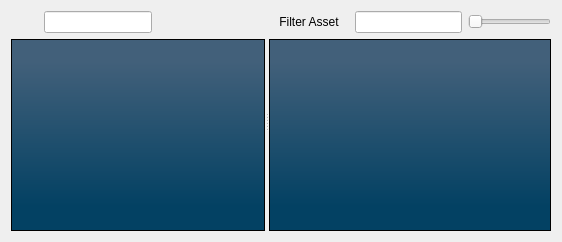
      <widget class="QWidget" name="tab_2">
       <attribute name="title">
        <string>Asset Browser</string>
       </attribute>
       <layout class="QVBoxLayout" name="verticalLayout_4">
        <item>
         <widget class="QSplitter" name="splitter">
          <property name="orientation">
           <enum>Qt::Horizontal</enum>
          </property>
          <widget class="QWidget" name="layoutWidget">
           <layout class="QVBoxLayout" name="verticalLayout_2">
            <property name="sizeConstraint">
             <enum>QLayout::SetMaximumSize</enum>
            </property>
            <item>
             <layout class="QHBoxLayout" name="horizontalLayout_2">
              <property name="sizeConstraint">
               <enum>QLayout::SetMaximumSize</enum>
              </property>
              <item>
               <widget class="QLineEdit" name="ldtFilter_2">
                <property name="sizePolicy">
                 <sizepolicy hsizetype="Maximum" vsizetype="Fixed">
                  <horstretch>0</horstretch>
                  <verstretch>0</verstretch>
                 </sizepolicy>
                </property>
               </widget>
              </item>
              <item>
               <widget class="QPushButton" name="pushButton">
                <property name="sizePolicy">
                 <sizepolicy hsizetype="Fixed" vsizetype="Fixed">
                  <horstretch>0</horstretch>
                  <verstretch>0</verstretch>
                 </sizepolicy>
                </property>
                <property name="text">
                 <string/>
                </property>
                <property name="iconSize">
                 <size>
                  <width>0</width>
                  <height>0</height>
                 </size>
                </property>
                <property name="flat">
                 <bool>true</bool>
                </property>
               </widget>
              </item>
             </layout>
            </item>
            <item>
             <widget class="QTreeView" name="treeViewPath">
              <property name="enabled">
               <bool>true</bool>
              </property>
              <property name="sizePolicy">
               <sizepolicy hsizetype="Maximum" vsizetype="Expanding">
                <horstretch>0</horstretch>
                <verstretch>0</verstretch>
               </sizepolicy>
              </property>
              <property name="palette">
               <palette>
                <active>
                 <colorrole role="WindowText">
                  <brush brushstyle="SolidPattern">
                   <color alpha="255">
                    <red>255</red>
                    <green>255</green>
                    <blue>255</blue>
                   </color>
                  </brush>
                 </colorrole>
                 <colorrole role="Button">
                  <brush brushstyle="LinearGradientPattern">
                   <gradient startx="0.523000000000000" starty="0.119000000000000" endx="0.523000000000000" endy="0.870000000000000" type="LinearGradient" spread="PadSpread" coordinatemode="ObjectBoundingMode">
                    <gradientstop position="0.000000000000000">
                     <color alpha="255">
                      <red>66</red>
                      <green>96</green>
                      <blue>122</blue>
                     </color>
                    </gradientstop>
                    <gradientstop position="1.000000000000000">
                     <color alpha="255">
                      <red>3</red>
                      <green>65</green>
                      <blue>99</blue>
                     </color>
                    </gradientstop>
                   </gradient>
                  </brush>
                 </colorrole>
                 <colorrole role="Light">
                  <brush brushstyle="SolidPattern">
                   <color alpha="255">
                    <red>0</red>
                    <green>255</green>
                    <blue>0</blue>
                   </color>
                  </brush>
                 </colorrole>
                 <colorrole role="Midlight">
                  <brush brushstyle="SolidPattern">
                   <color alpha="255">
                    <red>0</red>
                    <green>212</green>
                    <blue>0</blue>
                   </color>
                  </brush>
                 </colorrole>
                 <colorrole role="Dark">
                  <brush brushstyle="SolidPattern">
                   <color alpha="255">
                    <red>0</red>
                    <green>85</green>
                    <blue>0</blue>
                   </color>
                  </brush>
                 </colorrole>
                 <colorrole role="Mid">
                  <brush brushstyle="SolidPattern">
                   <color alpha="255">
                    <red>0</red>
                    <green>113</green>
                    <blue>0</blue>
                   </color>
                  </brush>
                 </colorrole>
                 <colorrole role="Text">
                  <brush brushstyle="SolidPattern">
                   <color alpha="255">
                    <red>255</red>
                    <green>255</green>
                    <blue>255</blue>
                   </color>
                  </brush>
                 </colorrole>
                 <colorrole role="BrightText">
                  <brush brushstyle="SolidPattern">
                   <color alpha="255">
                    <red>255</red>
                    <green>255</green>
                    <blue>255</blue>
                   </color>
                  </brush>
                 </colorrole>
                 <colorrole role="ButtonText">
                  <brush brushstyle="SolidPattern">
                   <color alpha="255">
                    <red>255</red>
                    <green>255</green>
                    <blue>255</blue>
                   </color>
                  </brush>
                 </colorrole>
                 <colorrole role="Base">
                  <brush brushstyle="LinearGradientPattern">
                   <gradient startx="0.523000000000000" starty="0.119000000000000" endx="0.523000000000000" endy="0.870000000000000" type="LinearGradient" spread="PadSpread" coordinatemode="ObjectBoundingMode">
                    <gradientstop position="0.000000000000000">
                     <color alpha="255">
                      <red>66</red>
                      <green>96</green>
                      <blue>122</blue>
                     </color>
                    </gradientstop>
                    <gradientstop position="1.000000000000000">
                     <color alpha="255">
                      <red>3</red>
                      <green>65</green>
                      <blue>99</blue>
                     </color>
                    </gradientstop>
                   </gradient>
                  </brush>
                 </colorrole>
                 <colorrole role="Window">
                  <brush brushstyle="LinearGradientPattern">
                   <gradient startx="0.523000000000000" starty="0.119000000000000" endx="0.523000000000000" endy="0.870000000000000" type="LinearGradient" spread="PadSpread" coordinatemode="ObjectBoundingMode">
                    <gradientstop position="0.000000000000000">
                     <color alpha="255">
                      <red>66</red>
                      <green>96</green>
                      <blue>122</blue>
                     </color>
                    </gradientstop>
                    <gradientstop position="1.000000000000000">
                     <color alpha="255">
                      <red>3</red>
                      <green>65</green>
                      <blue>99</blue>
                     </color>
                    </gradientstop>
                   </gradient>
                  </brush>
                 </colorrole>
                 <colorrole role="Shadow">
                  <brush brushstyle="SolidPattern">
                   <color alpha="255">
                    <red>0</red>
                    <green>0</green>
                    <blue>0</blue>
                   </color>
                  </brush>
                 </colorrole>
                 <colorrole role="AlternateBase">
                  <brush brushstyle="SolidPattern">
                   <color alpha="255">
                    <red>127</red>
                    <green>212</green>
                    <blue>127</blue>
                   </color>
                  </brush>
                 </colorrole>
                 <colorrole role="ToolTipBase">
                  <brush brushstyle="SolidPattern">
                   <color alpha="255">
                    <red>255</red>
                    <green>255</green>
                    <blue>220</blue>
                   </color>
                  </brush>
                 </colorrole>
                 <colorrole role="ToolTipText">
                  <brush brushstyle="SolidPattern">
                   <color alpha="255">
                    <red>0</red>
                    <green>0</green>
                    <blue>0</blue>
                   </color>
                  </brush>
                 </colorrole>
                </active>
                <inactive>
                 <colorrole role="WindowText">
                  <brush brushstyle="SolidPattern">
                   <color alpha="255">
                    <red>255</red>
                    <green>255</green>
                    <blue>255</blue>
                   </color>
                  </brush>
                 </colorrole>
                 <colorrole role="Button">
                  <brush brushstyle="LinearGradientPattern">
                   <gradient startx="0.523000000000000" starty="0.119000000000000" endx="0.523000000000000" endy="0.870000000000000" type="LinearGradient" spread="PadSpread" coordinatemode="ObjectBoundingMode">
                    <gradientstop position="0.000000000000000">
                     <color alpha="255">
                      <red>66</red>
                      <green>96</green>
                      <blue>122</blue>
                     </color>
                    </gradientstop>
                    <gradientstop position="1.000000000000000">
                     <color alpha="255">
                      <red>3</red>
                      <green>65</green>
                      <blue>99</blue>
                     </color>
                    </gradientstop>
                   </gradient>
                  </brush>
                 </colorrole>
                 <colorrole role="Light">
                  <brush brushstyle="SolidPattern">
                   <color alpha="255">
                    <red>0</red>
                    <green>255</green>
                    <blue>0</blue>
                   </color>
                  </brush>
                 </colorrole>
                 <colorrole role="Midlight">
                  <brush brushstyle="SolidPattern">
                   <color alpha="255">
                    <red>0</red>
                    <green>212</green>
                    <blue>0</blue>
                   </color>
                  </brush>
                 </colorrole>
                 <colorrole role="Dark">
                  <brush brushstyle="SolidPattern">
                   <color alpha="255">
                    <red>0</red>
                    <green>85</green>
                    <blue>0</blue>
                   </color>
                  </brush>
                 </colorrole>
                 <colorrole role="Mid">
                  <brush brushstyle="SolidPattern">
                   <color alpha="255">
                    <red>0</red>
                    <green>113</green>
                    <blue>0</blue>
                   </color>
                  </brush>
                 </colorrole>
                 <colorrole role="Text">
                  <brush brushstyle="SolidPattern">
                   <color alpha="255">
                    <red>255</red>
                    <green>255</green>
                    <blue>255</blue>
                   </color>
                  </brush>
                 </colorrole>
                 <colorrole role="BrightText">
                  <brush brushstyle="SolidPattern">
                   <color alpha="255">
                    <red>255</red>
                    <green>255</green>
                    <blue>255</blue>
                   </color>
                  </brush>
                 </colorrole>
                 <colorrole role="ButtonText">
                  <brush brushstyle="SolidPattern">
                   <color alpha="255">
                    <red>255</red>
                    <green>255</green>
                    <blue>255</blue>
                   </color>
                  </brush>
                 </colorrole>
                 <colorrole role="Base">
                  <brush brushstyle="LinearGradientPattern">
                   <gradient startx="0.523000000000000" starty="0.119000000000000" endx="0.523000000000000" endy="0.870000000000000" type="LinearGradient" spread="PadSpread" coordinatemode="ObjectBoundingMode">
                    <gradientstop position="0.000000000000000">
                     <color alpha="255">
                      <red>66</red>
                      <green>96</green>
                      <blue>122</blue>
                     </color>
                    </gradientstop>
                    <gradientstop position="1.000000000000000">
                     <color alpha="255">
                      <red>3</red>
                      <green>65</green>
                      <blue>99</blue>
                     </color>
                    </gradientstop>
                   </gradient>
                  </brush>
                 </colorrole>
                 <colorrole role="Window">
                  <brush brushstyle="LinearGradientPattern">
                   <gradient startx="0.523000000000000" starty="0.119000000000000" endx="0.523000000000000" endy="0.870000000000000" type="LinearGradient" spread="PadSpread" coordinatemode="ObjectBoundingMode">
                    <gradientstop position="0.000000000000000">
                     <color alpha="255">
                      <red>66</red>
                      <green>96</green>
                      <blue>122</blue>
                     </color>
                    </gradientstop>
                    <gradientstop position="1.000000000000000">
                     <color alpha="255">
                      <red>3</red>
                      <green>65</green>
                      <blue>99</blue>
                     </color>
                    </gradientstop>
                   </gradient>
                  </brush>
                 </colorrole>
                 <colorrole role="Shadow">
                  <brush brushstyle="SolidPattern">
                   <color alpha="255">
                    <red>0</red>
                    <green>0</green>
                    <blue>0</blue>
                   </color>
                  </brush>
                 </colorrole>
                 <colorrole role="AlternateBase">
                  <brush brushstyle="SolidPattern">
                   <color alpha="255">
                    <red>127</red>
                    <green>212</green>
                    <blue>127</blue>
                   </color>
                  </brush>
                 </colorrole>
                 <colorrole role="ToolTipBase">
                  <brush brushstyle="SolidPattern">
                   <color alpha="255">
                    <red>255</red>
                    <green>255</green>
                    <blue>220</blue>
                   </color>
                  </brush>
                 </colorrole>
                 <colorrole role="ToolTipText">
                  <brush brushstyle="SolidPattern">
                   <color alpha="255">
                    <red>0</red>
                    <green>0</green>
                    <blue>0</blue>
                   </color>
                  </brush>
                 </colorrole>
                </inactive>
                <disabled>
                 <colorrole role="WindowText">
                  <brush brushstyle="SolidPattern">
                   <color alpha="255">
                    <red>255</red>
                    <green>255</green>
                    <blue>255</blue>
                   </color>
                  </brush>
                 </colorrole>
                 <colorrole role="Button">
                  <brush brushstyle="LinearGradientPattern">
                   <gradient startx="0.523000000000000" starty="0.119000000000000" endx="0.523000000000000" endy="0.870000000000000" type="LinearGradient" spread="PadSpread" coordinatemode="ObjectBoundingMode">
                    <gradientstop position="0.000000000000000">
                     <color alpha="255">
                      <red>66</red>
                      <green>96</green>
                      <blue>122</blue>
                     </color>
                    </gradientstop>
                    <gradientstop position="1.000000000000000">
                     <color alpha="255">
                      <red>3</red>
                      <green>65</green>
                      <blue>99</blue>
                     </color>
                    </gradientstop>
                   </gradient>
                  </brush>
                 </colorrole>
                 <colorrole role="Light">
                  <brush brushstyle="SolidPattern">
                   <color alpha="255">
                    <red>0</red>
                    <green>255</green>
                    <blue>0</blue>
                   </color>
                  </brush>
                 </colorrole>
                 <colorrole role="Midlight">
                  <brush brushstyle="SolidPattern">
                   <color alpha="255">
                    <red>0</red>
                    <green>212</green>
                    <blue>0</blue>
                   </color>
                  </brush>
                 </colorrole>
                 <colorrole role="Dark">
                  <brush brushstyle="SolidPattern">
                   <color alpha="255">
                    <red>0</red>
                    <green>85</green>
                    <blue>0</blue>
                   </color>
                  </brush>
                 </colorrole>
                 <colorrole role="Mid">
                  <brush brushstyle="SolidPattern">
                   <color alpha="255">
                    <red>0</red>
                    <green>113</green>
                    <blue>0</blue>
                   </color>
                  </brush>
                 </colorrole>
                 <colorrole role="Text">
                  <brush brushstyle="SolidPattern">
                   <color alpha="255">
                    <red>255</red>
                    <green>255</green>
                    <blue>255</blue>
                   </color>
                  </brush>
                 </colorrole>
                 <colorrole role="BrightText">
                  <brush brushstyle="SolidPattern">
                   <color alpha="255">
                    <red>255</red>
                    <green>255</green>
                    <blue>255</blue>
                   </color>
                  </brush>
                 </colorrole>
                 <colorrole role="ButtonText">
                  <brush brushstyle="SolidPattern">
                   <color alpha="255">
                    <red>255</red>
                    <green>255</green>
                    <blue>255</blue>
                   </color>
                  </brush>
                 </colorrole>
                 <colorrole role="Base">
                  <brush brushstyle="LinearGradientPattern">
                   <gradient startx="0.523000000000000" starty="0.119000000000000" endx="0.523000000000000" endy="0.870000000000000" type="LinearGradient" spread="PadSpread" coordinatemode="ObjectBoundingMode">
                    <gradientstop position="0.000000000000000">
                     <color alpha="255">
                      <red>66</red>
                      <green>96</green>
                      <blue>122</blue>
                     </color>
                    </gradientstop>
                    <gradientstop position="1.000000000000000">
                     <color alpha="255">
                      <red>3</red>
                      <green>65</green>
                      <blue>99</blue>
                     </color>
                    </gradientstop>
                   </gradient>
                  </brush>
                 </colorrole>
                 <colorrole role="Window">
                  <brush brushstyle="LinearGradientPattern">
                   <gradient startx="0.523000000000000" starty="0.119000000000000" endx="0.523000000000000" endy="0.870000000000000" type="LinearGradient" spread="PadSpread" coordinatemode="ObjectBoundingMode">
                    <gradientstop position="0.000000000000000">
                     <color alpha="255">
                      <red>66</red>
                      <green>96</green>
                      <blue>122</blue>
                     </color>
                    </gradientstop>
                    <gradientstop position="1.000000000000000">
                     <color alpha="255">
                      <red>3</red>
                      <green>65</green>
                      <blue>99</blue>
                     </color>
                    </gradientstop>
                   </gradient>
                  </brush>
                 </colorrole>
                 <colorrole role="Shadow">
                  <brush brushstyle="SolidPattern">
                   <color alpha="255">
                    <red>0</red>
                    <green>0</green>
                    <blue>0</blue>
                   </color>
                  </brush>
                 </colorrole>
                 <colorrole role="AlternateBase">
                  <brush brushstyle="SolidPattern">
                   <color alpha="255">
                    <red>0</red>
                    <green>170</green>
                    <blue>0</blue>
                   </color>
                  </brush>
                 </colorrole>
                 <colorrole role="ToolTipBase">
                  <brush brushstyle="SolidPattern">
                   <color alpha="255">
                    <red>255</red>
                    <green>255</green>
                    <blue>220</blue>
                   </color>
                  </brush>
                 </colorrole>
                 <colorrole role="ToolTipText">
                  <brush brushstyle="SolidPattern">
                   <color alpha="255">
                    <red>0</red>
                    <green>0</green>
                    <blue>0</blue>
                   </color>
                  </brush>
                 </colorrole>
                </disabled>
               </palette>
              </property>
              <property name="font">
               <font>
                <underline>false</underline>
                <strikeout>false</strikeout>
                <kerning>true</kerning>
               </font>
              </property>
              <property name="contextMenuPolicy">
               <enum>Qt::CustomContextMenu</enum>
              </property>
              <property name="styleSheet">
               <string notr="true">background-color: qlineargradient(spread:pad, x1:0.523, y1:0.119, x2:0.523, y2:0.87, stop:0 rgba(66, 96, 122, 255), stop:1 rgba(3, 65, 99, 255));
color: rgb(255, 255, 255);
background-image: url(:/images/strip.png);</string>
              </property>
              <property name="lineWidth">
               <number>9</number>
              </property>
              <property name="midLineWidth">
               <number>16</number>
              </property>
              <property name="autoScrollMargin">
               <number>21</number>
              </property>
              <property name="dragEnabled">
               <bool>true</bool>
              </property>
              <property name="dragDropMode">
               <enum>QAbstractItemView::DragDrop</enum>
              </property>
              <property name="alternatingRowColors">
               <bool>false</bool>
              </property>
              <property name="selectionMode">
               <enum>QAbstractItemView::ExtendedSelection</enum>
              </property>
              <property name="selectionBehavior">
               <enum>QAbstractItemView::SelectItems</enum>
              </property>
              <property name="iconSize">
               <size>
                <width>20</width>
                <height>20</height>
               </size>
              </property>
              <property name="uniformRowHeights">
               <bool>true</bool>
              </property>
              <property name="itemsExpandable">
               <bool>true</bool>
              </property>
              <property name="animated">
               <bool>true</bool>
              </property>
              <property name="wordWrap">
               <bool>true</bool>
              </property>
              <property name="headerHidden">
               <bool>true</bool>
              </property>
              <attribute name="headerVisible">
               <bool>false</bool>
              </attribute>
             </widget>
            </item>
           </layout>
          </widget>
          <widget class="QWidget" name="layoutWidget_2">
           <layout class="QVBoxLayout" name="verticalLayout_3">
            <item>
             <layout class="QHBoxLayout" name="horizontalLayout">
              <item>
               <widget class="QPushButton" name="btnSearch">
                <property name="sizePolicy">
                 <sizepolicy hsizetype="Fixed" vsizetype="Fixed">
                  <horstretch>0</horstretch>
                  <verstretch>0</verstretch>
                 </sizepolicy>
                </property>
                <property name="mouseTracking">
                 <bool>false</bool>
                </property>
                <property name="text">
                 <string>Filter Asset</string>
                </property>
                <property name="icon">
                 <iconset resource="../source/icons/IconResource.qrc">
                  <normaloff>:/Project/arrow-down.png</normaloff>:/Project/arrow-down.png</iconset>
                </property>
                <property name="flat">
                 <bool>true</bool>
                </property>
               </widget>
              </item>
              <item>
               <widget class="QLineEdit" name="ldtFilter">
                <property name="sizePolicy">
                 <sizepolicy hsizetype="Preferred" vsizetype="Fixed">
                  <horstretch>0</horstretch>
                  <verstretch>0</verstretch>
                 </sizepolicy>
                </property>
               </widget>
              </item>
              <item>
               <widget class="QSlider" name="horizontalSlider">
                <property name="sizePolicy">
                 <sizepolicy hsizetype="Maximum" vsizetype="Fixed">
                  <horstretch>0</horstretch>
                  <verstretch>0</verstretch>
                 </sizepolicy>
                </property>
                <property name="orientation">
                 <enum>Qt::Horizontal</enum>
                </property>
               </widget>
              </item>
             </layout>
            </item>
            <item>
             <widget class="QGraphicsView" name="graphicsView">
              <property name="mouseTracking">
               <bool>true</bool>
              </property>
              <property name="styleSheet">
               <string notr="true">background-color: qlineargradient(spread:pad, x1:0.523, y1:0.119, x2:0.523, y2:0.87, stop:0 rgba(66, 96, 122, 255), stop:1 rgba(3, 65, 99, 255));
color: rgb(255, 255, 255);
background-image: url(:/images/strip.png);</string>
              </property>
             </widget>
            </item>
           </layout>
          </widget>
         </widget>
        </item>
       </layout>
      </widget>
